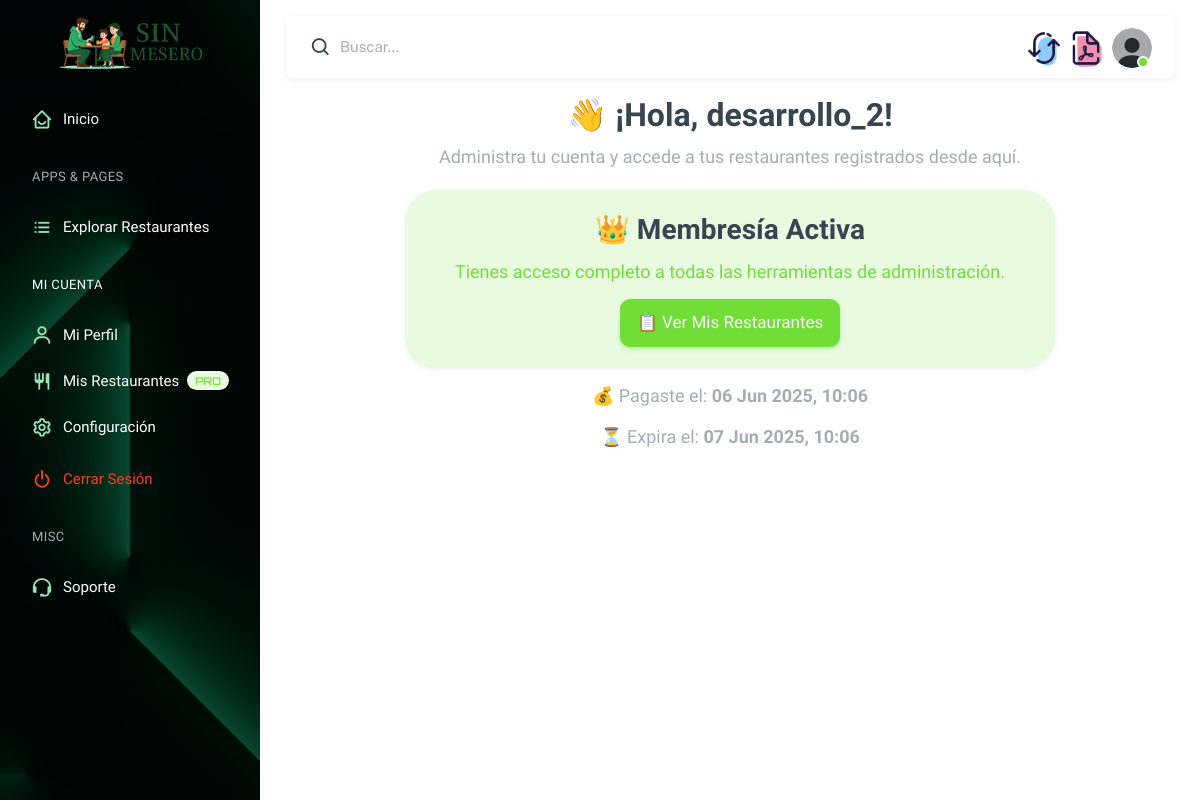
Page /perfil/ (signed in) on the committed database.
### usuarios/models.py (models this page shows, shortened)
class PerfilUsuario(models.Model):
    id = models.AutoField(primary_key=True)
    usuario = models.OneToOneField(User, on_delete=models.CASCADE, related_name='perfil')
    es_socio = models.BooleanField(default=False)
    stripe_customer_id = models.CharField(max_length=255, blank=True, null=True)
    fecha_pago = models.DateTimeField(blank=True, null=True)
    fecha_expiracion = models.DateTimeField(blank=True, null=True)  # <-- AQUI
    cantidad_restaurantes = models.IntegerField(default=0)
    def membresia_activa(self):
        if self.fecha_expiracion and timezone.now() > self.fecha_expiracion:
            return False
        return self.es_socio

### usuarios/views.py (the view, shortened to what this page needs)
# urls.py: path('perfil/', views.perfil, name='perfil'),
def perfil(request):
    fecha_pago = None
    fecha_expiracion = None
    if request.user.is_authenticated:
        perfil_usuario = request.user.perfil
        fecha_expiracion = perfil_usuario.fecha_expiracion
        fecha_pago = perfil_usuario.fecha_pago
        if perfil_usuario.es_socio and fecha_expiracion and now() > fecha_expiracion:
            perfil_usuario.es_socio = False
            perfil_usuario.save()
            messages.warning(request, '⚠️ Tu membresía ha expirado. Puedes renovarla para seguir gestionando restaurantes.')
        pago_exitoso = request.GET.get('pago')
    return render(request, 'usuarios/perfil.html', {
        'STRIPE_PUBLIC_KEY': settings.STRIPE_PUBLIC_KEY,
        'fecha_expiracion': fecha_expiracion,
        'fecha_pago': fecha_pago
    })

### usuarios/templates/usuarios/perfil.html (shortened to what this page needs)
{% extends 'base.html' %}
{% load static %}
{% block content %}
<div class="container py-5">
  <div class="text-center mb-5">
    <h1 class="fuente fw-bold display-5 mb-3">👋 ¡Hola, {{ request.user.username }}!</h1>
    <p class="text-muted fuente fs-5">Administra tu cuenta y accede a tus restaurantes registrados desde aquí.</p>
  </div>
  {% if request.user.perfil.membresia_activa %}
    <div class="text-center">
      <div class="alert alert-success rounded-5 p-5 shadow-sm mx-auto" style="max-width: 650px;">
        <h4 class="fuente fw-bold mb-3 fs-3">👑 Membresía Activa</h4>
        <p class="fuente fs-5 mb-4">Tienes acceso completo a todas las herramientas de administración.</p>
        <a href="{% url 'mis_restaurantes' %}" class="btn btn-success btn-lg px-4 rounded-4 fuente">
          📋 Ver Mis Restaurantes
        </a>
      </div>
    </div>
    {% if fecha_pago %}
      <div class="text-center mt-4">
        <p class="fuente fs-5 text-muted">
          💰 Pagaste el: <strong>{{ fecha_pago|date:"d M Y, H:i" }}</strong>
        </p>
      </div>
    {% endif %}
    {% if fecha_expiracion %}
      <div class="text-center">
        <p class="fuente fs-5 text-muted">
          ⏳ Expira el: <strong>{{ fecha_expiracion|date:"d M Y, H:i" }}</strong>
        </p>
      </div>
    {% endif %}
  {% endif %}
</div>
{% endblock %}

### restaurante/templates/base.html (style rules this page uses)
.fuente { font-family: 'Sora', sans-serif; }

### usuarios/templates/usuarios/perfil.html (style rules this page uses)
body { background-color: white; }

### rows in the picture
PerfilUsuario: fecha_pago "06 Jun 2025, 10:06", fecha_expiracion "07 Jun 2025, 10:06"

### other values in the picture
{{ request.user.username }} "desarrollo_2"
